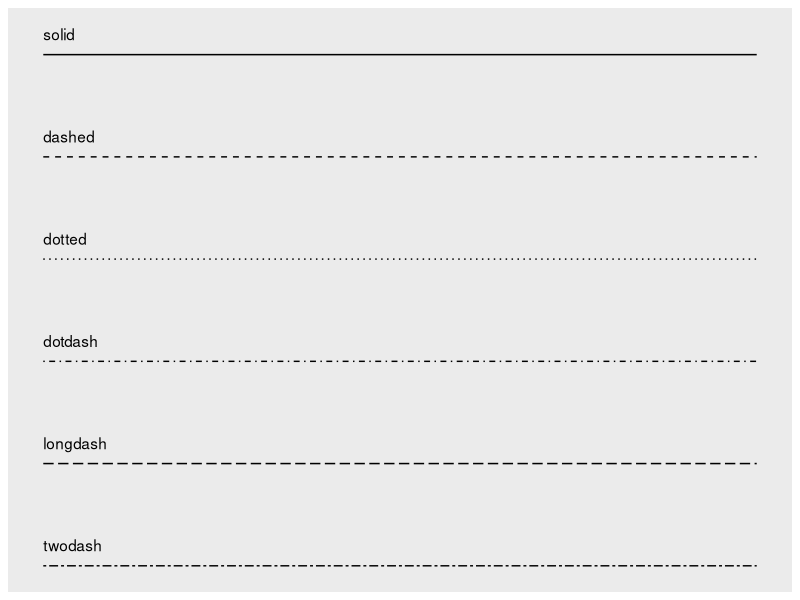

This chart was generated by the following R code:
## ---- chunk 1
knitr::opts_chunk$set(echo = TRUE)
library(ggplot2)
library(dplyr)
url0 <- 'https://htmlpreview.github.io/?https://github.com/kwhkim/MJU-2018-02-DataScience/blob/master/00_Instructor/W07_ggplot2/'
htmlFiles <- c(               'ggplot2_aes',
                              'ggplot2_geoms',
                              'ggplot2_lines',
                              'ggplot2_coord',
                              'ggplot2_legend',
                              'ggplot2_title')
htmlUrl <- paste0(url0, htmlFiles, '.html')
i=0
## ---- chunk 2
lty <- c("solid", "dashed", "dotted", "dotdash", "longdash", "twodash")
linetypes <- data.frame(
  y = seq_along(lty),
  lty = lty
) 
ggplot(linetypes, aes(0, y)) + 
  geom_segment(aes(xend = 5, yend = y, linetype = lty)) + 
  scale_linetype_identity() + 
  geom_text(aes(label = lty), hjust = 0, nudge_y = 0.2) +
  scale_x_continuous(NULL, breaks = NULL) + 
  scale_y_reverse(NULL, breaks = NULL)
